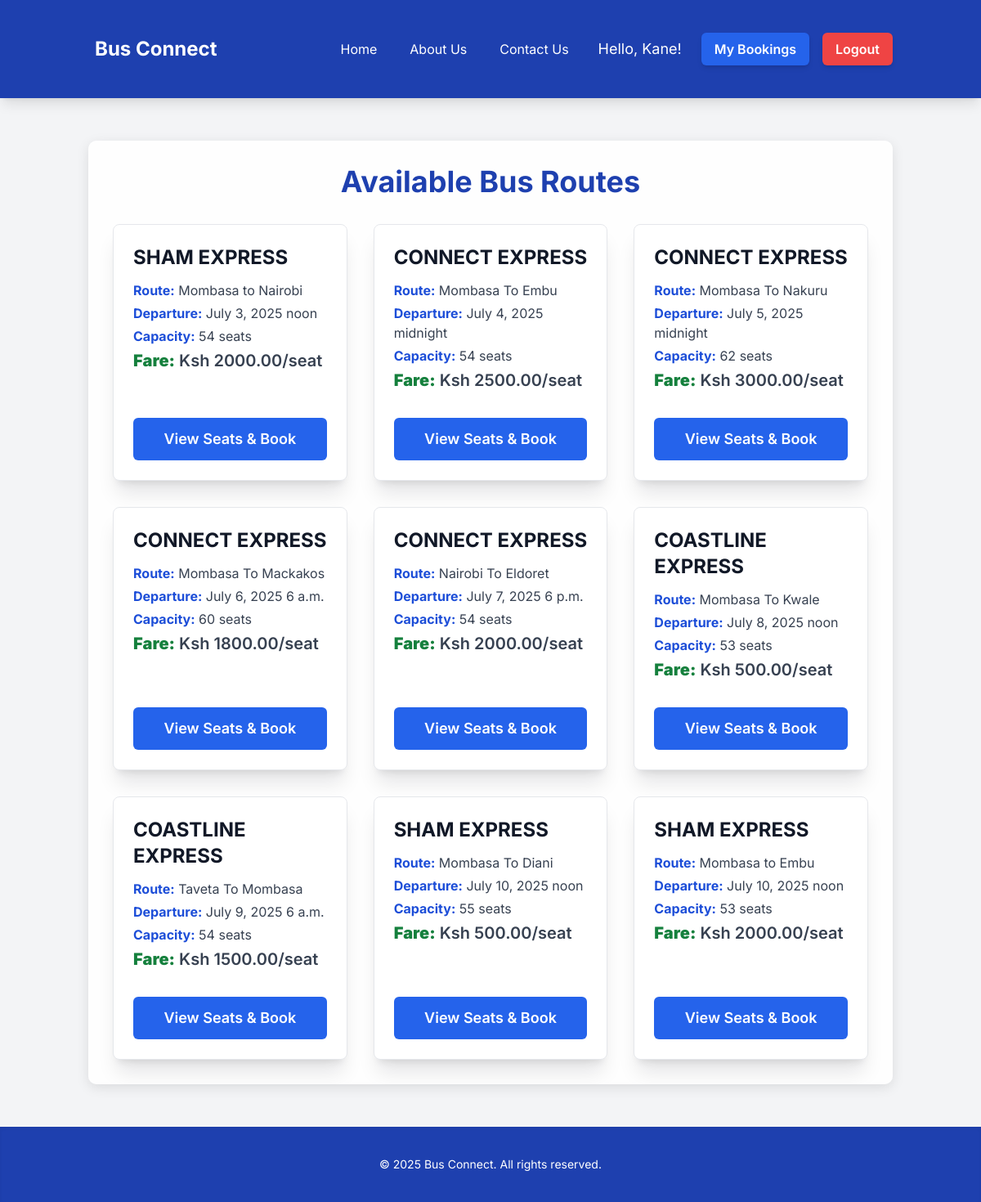
/available_bus/ (signed in), run on the app's committed database.
### bus_app/models.py (models this page shows, shortened)
class Bus(models.Model):
    name = models.CharField(max_length=100)
    capacity = models.IntegerField(help_text="Total number of seats in the bus.")
    route = models.CharField(max_length=255)
    departure_time = models.DateTimeField()
    fare_per_seat = models.DecimalField(max_digits=6, decimal_places=2)

### bus_app/views.py (the view)
# urls.py: path('available_bus/', views.available_bus_view, name='available_bus'),
def available_bus_view(request):
    buses = Bus.objects.all().order_by('departure_time')
    return render(request, 'bus_app/available_bus.html', {'buses': buses})

### bus_app/templates/bus_app/available_bus.html (shortened to what this page needs)
{% extends 'bus_app/base.html' %}
{% block content %}
<h1 class="text-4xl font-bold text-center mb-8 text-blue-800">Available Bus Routes</h1>
{% if buses %}
    <div class="grid grid-cols-1 md:grid-cols-2 lg:grid-cols-3 gap-8">
        {% for bus in buses %}
            <div class="bg-white p-6 rounded-lg shadow-xl hover:shadow-2xl transition-shadow duration-300 border border-gray-200 flex flex-col justify-between">
                <div>
                    <h2 class="text-2xl font-bold text-gray-900 mb-3">{{ bus.name }}</h2>
                    <p class="text-gray-700 mb-1"><strong class="text-blue-700">Route:</strong> {{ bus.route }}</p>
                    <p class="text-gray-700 mb-1"><strong class="text-blue-700">Departure:</strong> {{ bus.departure_time|date:"F j, Y P" }}</p>
                    <p class="text-gray-700 mb-1"><strong class="text-blue-700">Capacity:</strong> {{ bus.capacity }} seats</p>
                    <p class="text-gray-700 mb-4 text-xl font-semibold"><strong class="text-green-700">Fare:</strong> Ksh {{ bus.fare_per_seat }}/seat</p>
                </div>
                <a href="{% url 'bus_detail' bus.id %}" class="w-full btn btn-primary text-center mt-4 py-3 text-lg">View Seats & Book</a>
            </div>
        {% endfor %}
    </div>
{% else %}
    <div class="flex flex-col items-center justify-center py-20">
        <p class="text-center text-gray-600 text-2xl mb-4">No buses available at the moment.</p>
        <p class="text-center text-gray-500 text-lg">Please check back later!</p>
    </div>
{% endif %}
{% endblock content %}

### bus_app/templates/bus_app/base.html (shortened to what this page needs)
<!DOCTYPE html>
<html lang="en">
<head>
    <script src="https://cdn.tailwindcss.com"></script>
</head>
<body class="bg-gray-100 flex flex-col min-h-screen">
    <nav class="bg-blue-800 p-4 shadow-lg">
        <div class="container mx-auto flex flex-col sm:flex-row justify-between items-center space-y-2 sm:space-y-0">
            <a href="{% url 'home' %}" class="text-white text-2xl font-bold rounded-md p-2 hover:bg-blue-700 transition-colors duration-300">Bus Connect</a>
            <div class="space-x-2 sm:space-x-4 flex flex-wrap justify-center items-center">
                <a href="{% url 'home' %}" class="text-white hover:text-blue-200 px-3 py-2 rounded-md transition-colors duration-300">Home</a>
                <a href="{% url 'about_us' %}" class="text-white hover:text-blue-200 px-3 py-2 rounded-md transition-colors duration-300">About Us</a>
                <a href="{% url 'contact_us' %}" class="text-white hover:text-blue-200 px-3 py-2 rounded-md transition-colors duration-300">Contact Us</a>
                {% if user.is_authenticated %}
                    <span class="text-white text-lg px-2 py-1">Hello, {{ user.username }}!</span>
                    <a href="{% url 'my_bookings' %}" class="bg-blue-600 hover:bg-blue-700 text-white px-4 py-2 rounded-md font-semibold transition-colors duration-300 shadow-md">My Bookings</a>
                    <a href="{% url 'logout' %}" class="bg-red-500 hover:bg-red-600 text-white px-4 py-2 rounded-md font-semibold transition-colors duration-300 shadow-md">Logout</a>
                {% endif %}
            </div>
        </div>
    </nav>
    <div class="container mx-auto mt-8 mb-8 flex-grow">
        <div class="content-wrapper">
            {% block content %}{% endblock content %}
        </div>
    </div>
    <footer class="bg-blue-800 text-white p-4 text-center mt-auto shadow-inner">
        <div class="container mx-auto text-sm">
            &copy; 2025 Bus Connect. All rights reserved.
        </div>
    </footer>
</body>
</html>

### bus_app/templates/bus_app/base.html (style rules this page uses)
body { font-family: 'Inter', sans-serif; background-image: url('https://gst-contracts.s3.ap-southeast-1.amazonaws.com/uploads/bcc/cms/asset/avatar/324800/banner6.jpg'); background-size: cover; background-position: center; background-attachment: fixed; color: #333; min-height: 100vh; display: flex; flex-direction: column; }
.container { max-width: 1200px; margin: 0 auto; padding: 20px; }
.content-wrapper { background-color: rgba(255, 255, 255, 0.9); border-radius: 10px; padding: 30px; box-shadow: 0 4px 15px rgba(0, 0, 0, 0.1); flex-grow: 1; }
.btn { padding-left: 1rem; padding-right: 1rem; padding-top: 0.5rem; padding-bottom: 0.5rem; border-radius: 0.375rem; font-weight: 600; transition-property: background-color, border-color, color, fill, stroke, opacity, box-shadow, transform, filter, backdrop-filter; transition-duration: 200ms; }
.btn-primary { background-color: #2563eb; color: #ffffff; }

### data on the page
Bus: name "SHAM EXPRESS", route "Mombasa to Nairobi", departure_time "July 3, 2025 noon", capacity "54", fare_per_seat "2000.00"
Bus: name "CONNECT EXPRESS", route "Mombasa To Embu", departure_time "July 4, 2025 midnight", capacity "54", fare_per_seat "2500.00"
Bus: name "CONNECT EXPRESS", route "Mombasa To Nakuru", departure_time "July 5, 2025 midnight", capacity "62", fare_per_seat "3000.00"
Bus: name "CONNECT EXPRESS", route "Mombasa To Mackakos", departure_time "July 6, 2025 6 a.m.", capacity "60", fare_per_seat "1800.00"
Bus: name "CONNECT EXPRESS", route "Nairobi To Eldoret", departure_time "July 7, 2025 6 p.m.", capacity "54", fare_per_seat "2000.00"
Bus: name "COASTLINE EXPRESS", route "Mombasa To Kwale", departure_time "July 8, 2025 noon", capacity "53", fare_per_seat "500.00"
Bus: name "COASTLINE EXPRESS", route "Taveta To Mombasa", departure_time "July 9, 2025 6 a.m.", capacity "54", fare_per_seat "1500.00"
Bus: name "SHAM EXPRESS", route "Mombasa To Diani", departure_time "July 10, 2025 noon", capacity "55", fare_per_seat "500.00"
Bus: name "SHAM EXPRESS", route "Mombasa to Embu", departure_time "July 10, 2025 noon", capacity "53", fare_per_seat "2000.00"

### other printed values
{{ user.username }} "Kane"
